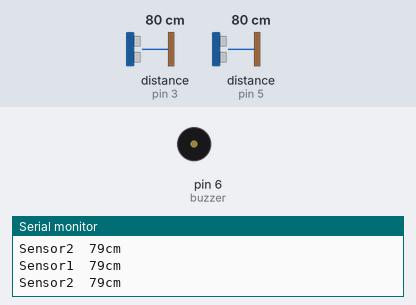
The sketch below on a simulated Arduino Uno, built with avr-gcc and run on an emulated ATmega328P. Shown: buzzer (waves = sounding, pin HIGH), the last lines printed to the serial monitor. Wiring (inferred from the names in the program): 2 × ultrasonic range finder: trigger pin 2, echo pin 3 / trigger pin 4, echo pin 5. The inputs (shaded band) are chosen by the test bench; at power-on: distance to the obstacle (sensors on pin 3, pin 5) 80 cm. The echo pulse lasts 58.3 µs per cm; pins used as bus, display or sensor lines are not drawn.

Above: at 1.3 s.
1.4 s: distance to the obstacle (sensor on pin 3) set to 55 cm
2.9 s: distance to the obstacle (sensor on pin 3) set to 47 cm
At 3.5 s:
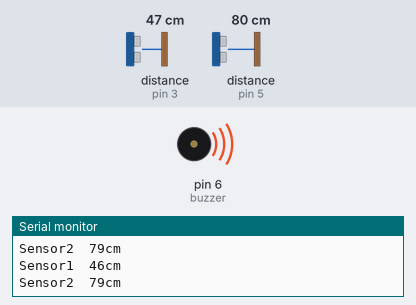
6.0 s: distance to the obstacle (sensor on pin 3) set to 60 cm
At 7.1 s:
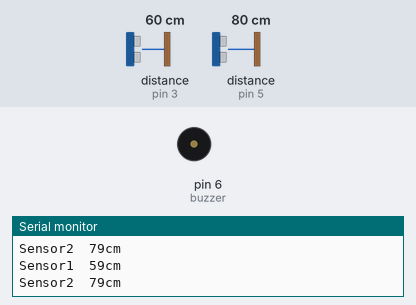
7.6 s: distance to the obstacle (sensor on pin 5) set to 44 cm
9.1 s: distance to the obstacle (sensor on pin 5) set to 38 cm
At 9.59 s:
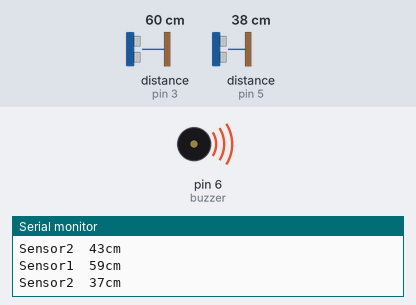
12.2 s: distance to the obstacle (sensor on pin 5) set to 60 cm
At 12.2 s:
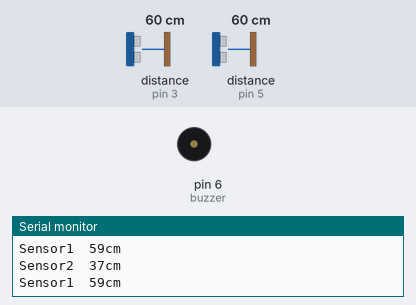
Timing chart, 0 to 14.7 s (numbered marks = the images above; inputs shaded):
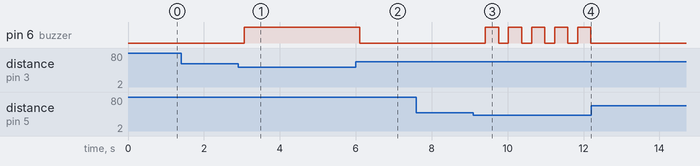

The sketch:

ULTRA_BUZZER.ino
```cpp
// 2 Ultrasonic sensors and a buzzer

int trigPin1=2;
int echoPin1=3;

int trigPin2=4;
int echoPin2=5;

int buzzer=6;

void setup() {
  Serial.begin (9600);
  pinMode(trigPin1, OUTPUT);
  pinMode(echoPin1, INPUT);
   pinMode(trigPin2, OUTPUT);
  pinMode(echoPin2, INPUT);
  pinMode(buzzer, OUTPUT);

}

void loop() {
  long duration1, distance1;  //Sensor 1
  digitalWrite(buzzer,LOW);
  digitalWrite(trigPin1, LOW);  // Clear trig pin
  delayMicroseconds(2);
  digitalWrite(trigPin1, HIGH);
  delayMicroseconds(10);
  digitalWrite(trigPin1, LOW);
  duration1 = pulseIn(echoPin1, HIGH); //echo high
  distance1 = (duration1/2) / 29.1;

    Serial.print ( "Sensor1  ");
    Serial.print ( distance1);
    Serial.println("cm");
    if(distance1 < 50)
     {
        digitalWrite(buzzer, HIGH);
        delay(100);
     }
  digitalWrite(echoPin1, LOW);
  delay(250);

long duration2, distance2;   //Sensor 2
  digitalWrite(trigPin2, LOW);
  delayMicroseconds(2);
  digitalWrite(trigPin2, HIGH);
  delayMicroseconds(10);
  digitalWrite(trigPin2, LOW);
  duration2 = pulseIn(echoPin2, HIGH);
  distance2= (duration2/2) / 29.1;
    Serial.print("Sensor2  ");
    Serial.print(distance2);
    Serial.println("cm");
    if(distance2 < 40)
     {
        digitalWrite(buzzer, HIGH);
        delay(100);
     }
  digitalWrite(echoPin2, LOW);
  delay(250);
}
```

Measured:
- the behaviour switches between 51 and 50 cm on distance to the obstacle (sensor on pin 3) (found by bisection; images 0 and 1)
- the behaviour switches between 41 and 40 cm on distance to the obstacle (sensor on pin 5) (found by bisection; images 2 and 3)
- after the input at 2.9 s, pin 6 (buzzer): LOW → HIGH after 0.16 s
- after the input at 6.0 s, pin 6 (buzzer): HIGH → LOW after 0.11 s
- after the input at 9.1 s, pin 6 (buzzer): alternates HIGH for 0.35 s and LOW for 0.26 s, starting after 0.32 s
- after the input at 12.2 s, pin 6 (buzzer): stops changing and stays LOW
